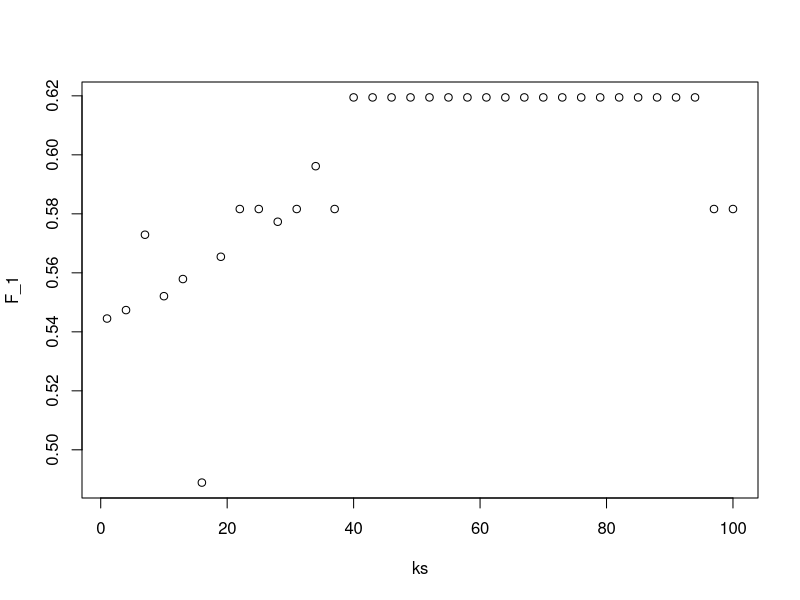

The R script that drew this image:
#8.machine learning - 4 k-nearest neighbors comp check
#Q1 predict sex based on height
library(dslabs)
library(tidyverse)
library(caret)
data("heights")

set.seed(1)
test_index <- createDataPartition(heights$sex, times = 1, p = 0.5, list = FALSE)
test_set <- heights[test_index, ]
train_set <- heights[-test_index, ]     

ks <- seq(1, 101, 3)
F_1 <- sapply(ks, function(k){
  fit <- knn3(sex ~ height, data = train_set, k = k)
  y_hat <- predict(fit, test_set, type = "class") %>% 
    factor(levels = levels(train_set$sex))
  F_meas(data = y_hat, reference = test_set$sex)
})
plot(ks, F_1)
max(F_1)
ks[which.max(F_1)]

#Q2
library(dslabs)
library(caret)
data("tissue_gene_expression")

set.seed(1)
y <- tissue_gene_expression$y
x <- tissue_gene_expression$x
test_index <- createDataPartition(y, list = FALSE)
sapply(seq(1, 11, 2), function(k){
  fit <- knn3(x[-test_index,], y[-test_index], k = k)
  y_hat <- predict(fit, newdata = data.frame(x=x[test_index,]),
                   type = "class")
  mean(y_hat == y[test_index])
})
